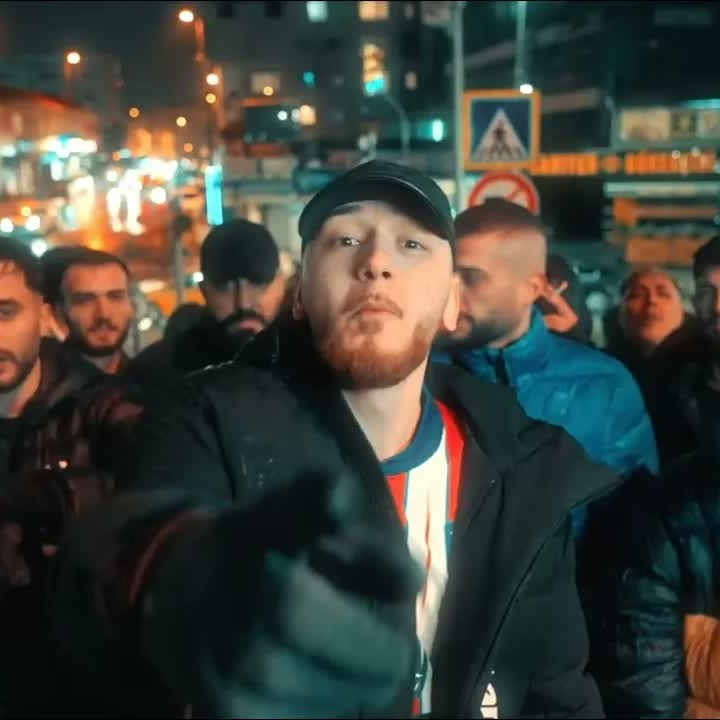
#> input picture assets/images/aktiv.jpg, 720 x 720 px; its folder holds only this picture in this run
$ python make_square_covers.py
#> lines starting #> are read from the running program, lines starting #| are printed output that depends on the picture
#> in process_to_1_to_1_square, im is the input picture: PIL image 720x720 RGB; mean R, G, B 64.4, 66.8, 59.4
import os
import glob
from PIL import Image, ImageChops

def trim_black_borders(im):
    bg = Image.new(im.mode, im.size, (0, 0, 0))
#> bg: PIL image 720x720 RGB; every value is 0
    diff = ImageChops.difference(im, bg)
    diff = ImageChops.add(diff, diff, 2.0, -100)
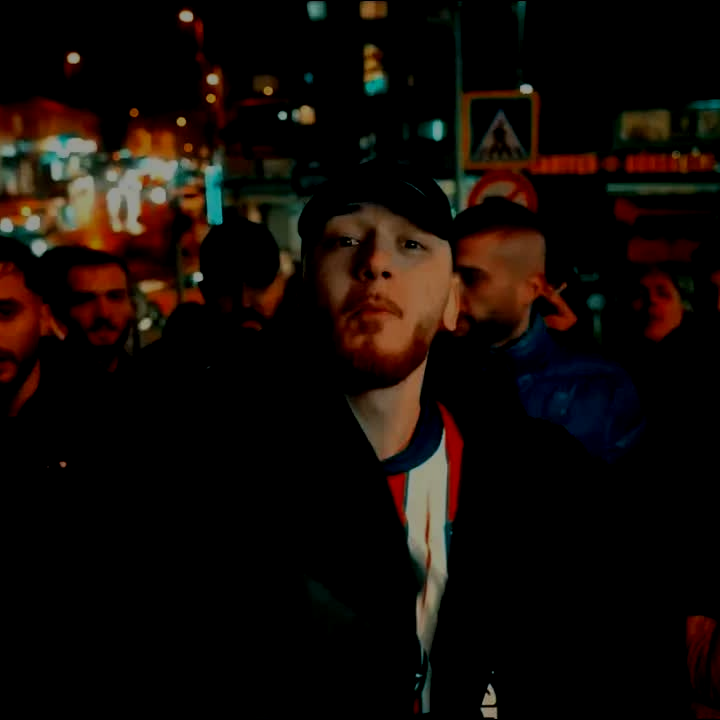
#> diff: PIL image 720x720 RGB; mean R, G, B 18.2, 10.9, 7.1
    bbox = diff.getbbox()
#> bbox = (0, 1, 720, 719)
    if bbox:
        return im.crop(bbox)
    return im

def process_to_1_to_1_square(img_path):
    try:
        with Image.open(img_path) as im:
            im = im.convert("RGB")

            # Trim black letterbox bars if present
            im_trimmed = trim_black_borders(im)
            w, h = im_trimmed.size
#> w = 720; h = 718

            # Center square crop
            min_dim = min(w, h)
#> min_dim = 718
            left = (w - min_dim) // 2
#> left = 1
            top = (h - min_dim) // 2
#> top = 0
            right = left + min_dim
#> right = 719
            bottom = top + min_dim
#> bottom = 718

            square_im = im_trimmed.crop((left, top, right, bottom))

            # Standardize to 720x720 1:1
            final_im = square_im.resize((720, 720), Image.Resampling.LANCZOS)
            final_im.save(img_path, "JPEG", quality=95)
            print(f"Processed 1:1 square: {os.path.basename(img_path)}")
    except Exception as e:
        print(f"Error: {e}")

images = glob.glob("public/assets/images/*.jpg")
for img_path in images:
    process_to_1_to_1_square(img_path)

print(f"All {len(images)} covers are now true 1:1 square!")

$ run again, on assets/images/azdan_az_coktan_cok.jpg
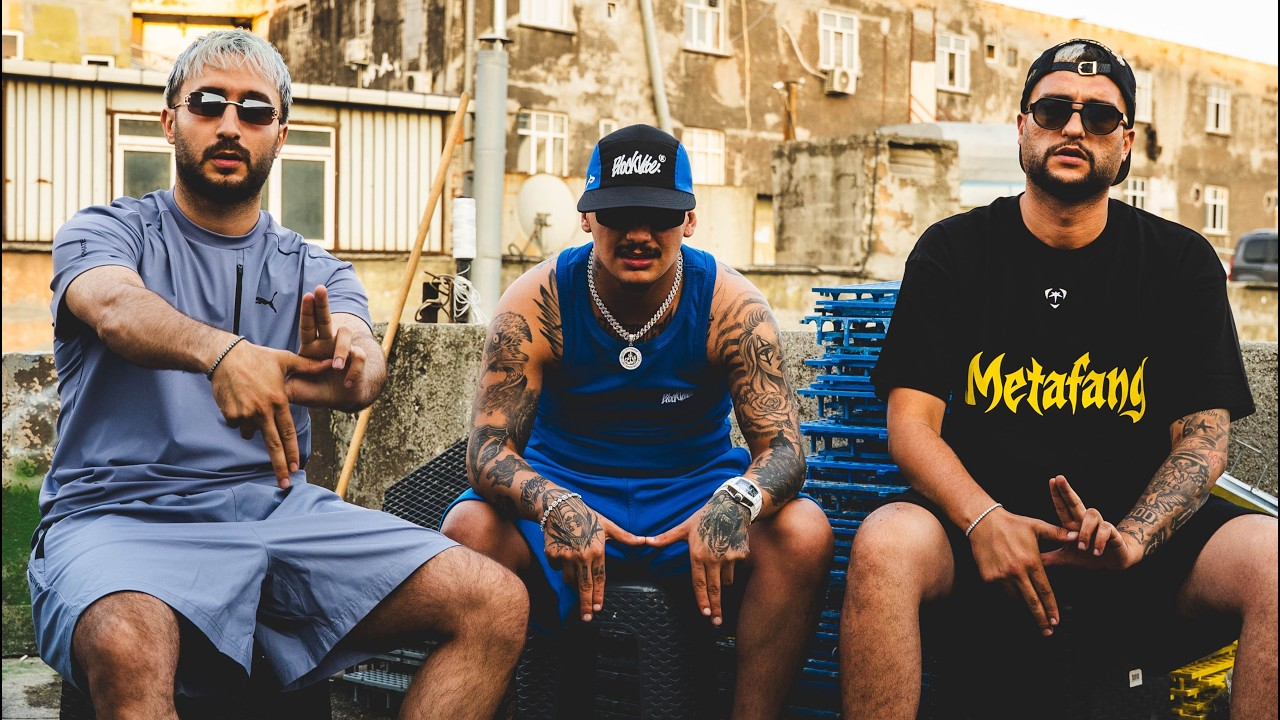
#> input picture assets/images/azdan_az_coktan_cok.jpg, 1280 x 720 px
#> in process_to_1_to_1_square, im is the input picture: PIL image 1280x720 RGB; mean R, G, B 127, 113.6, 100.7
#> bg: PIL image 1280x720 RGB; every value is 0
#> in trim_black_borders, `diff = ImageChops.add(diff, diff, 2.0, -100)`:
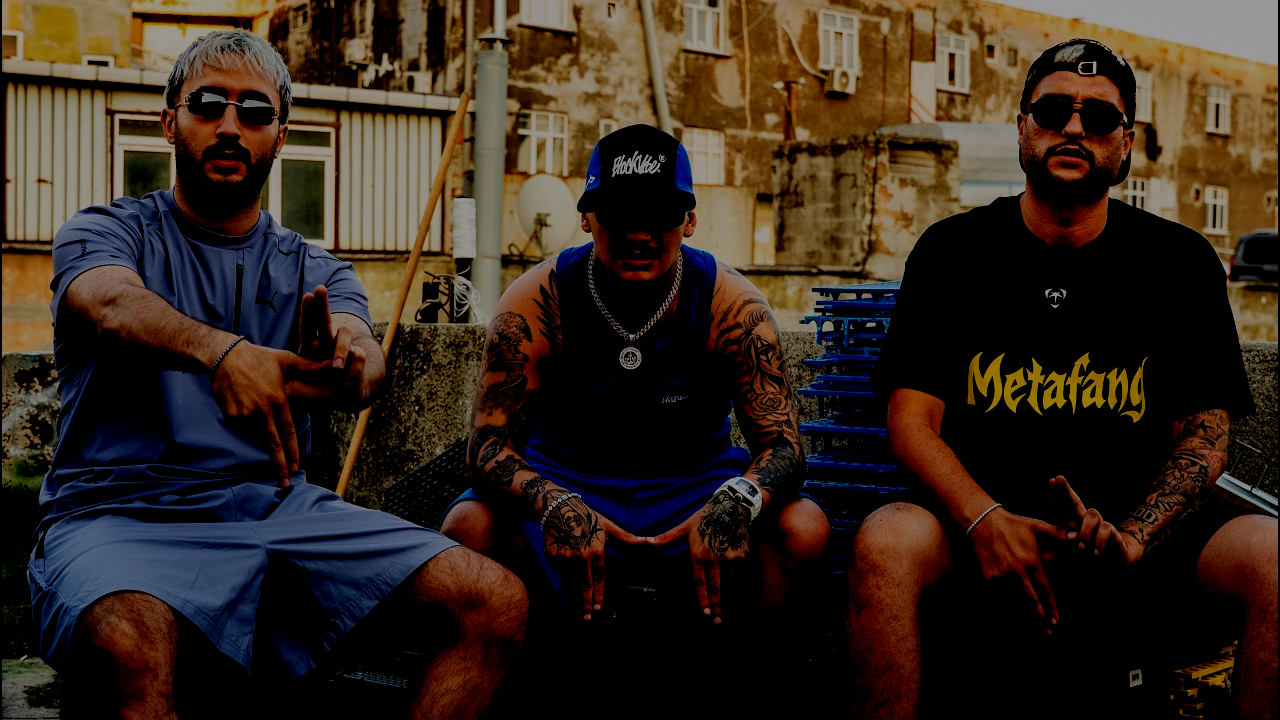
#> diff: PIL image 1280x720 RGB; mean R, G, B 52.3, 39.1, 29.3
#> bbox = (2, 0, 1278, 720)
#> in process_to_1_to_1_square, `square_im = im_trimmed.crop((left, top, right, bottom))`:
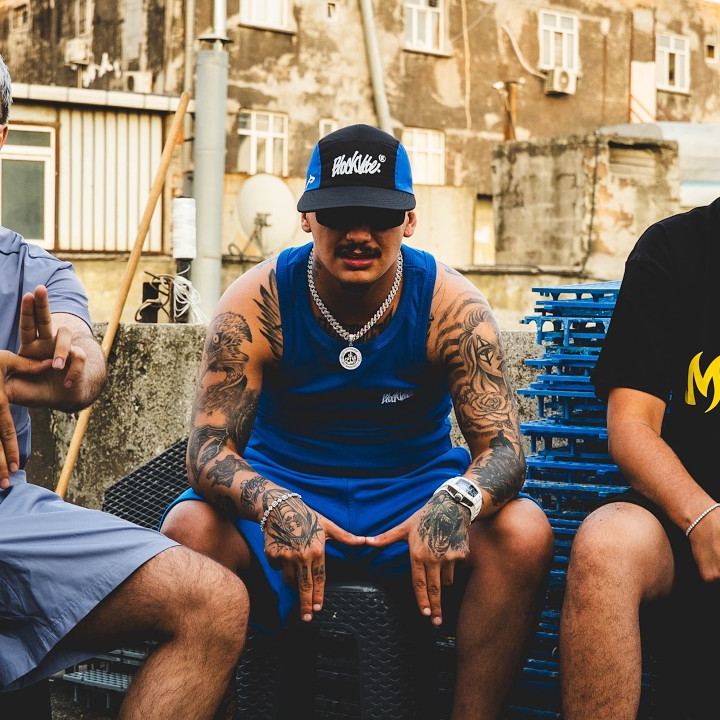
#> square_im: PIL image 720x720 RGB; mean R, G, B 128.1, 114, 100.2

$ run again, on assets/images/bak_ne_dicem.jpg
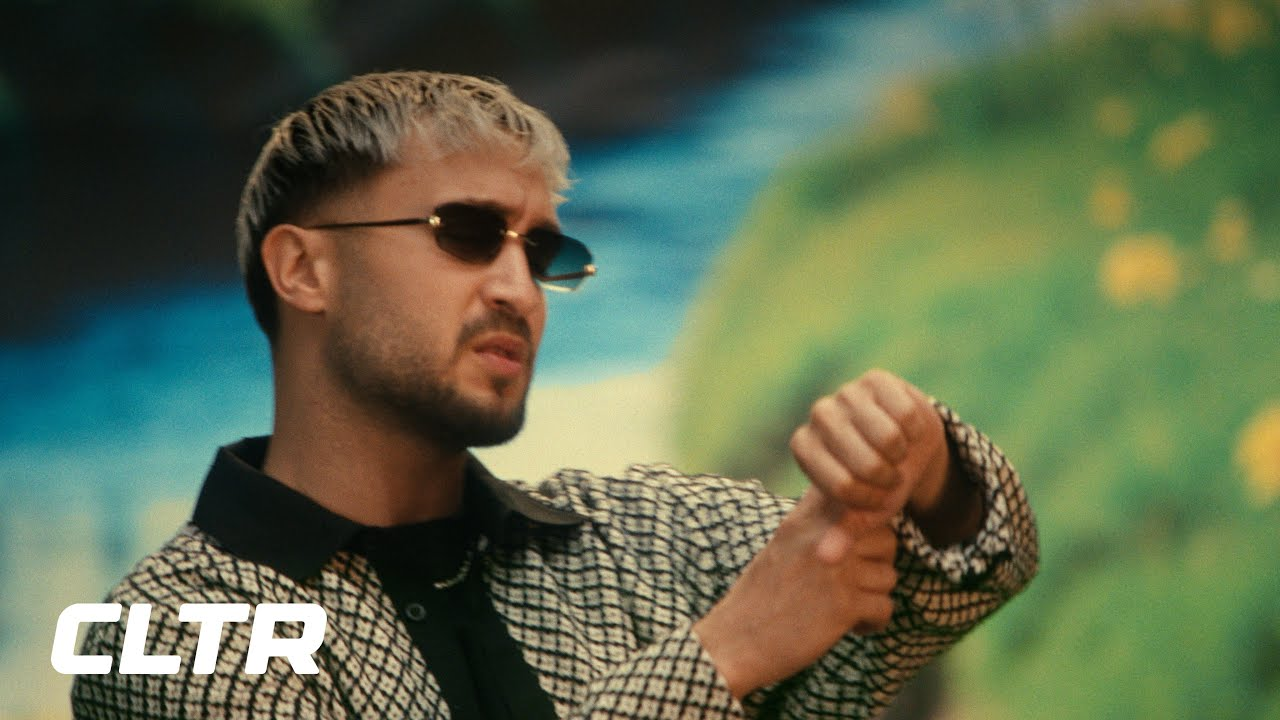
#> input picture assets/images/bak_ne_dicem.jpg, 1280 x 720 px
#> in process_to_1_to_1_square, im is the input picture: PIL image 1280x720 RGB; mean R, G, B 93.8, 104.9, 76.8
#> bg: PIL image 1280x720 RGB; every value is 0
#> in trim_black_borders, `diff = ImageChops.add(diff, diff, 2.0, -100)`:
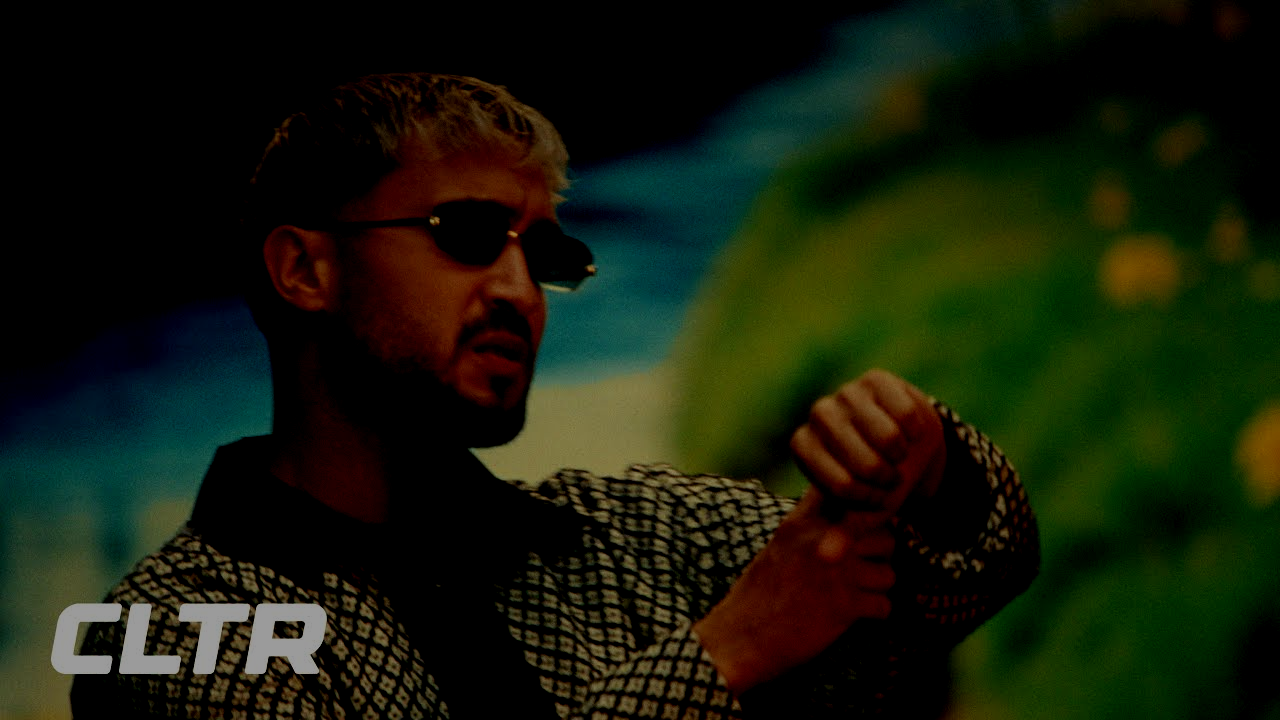
#> diff: PIL image 1280x720 RGB; mean R, G, B 21.3, 27.1, 10.7
#> bbox = (0, 0, 1280, 720)
#> in process_to_1_to_1_square, `square_im = im_trimmed.crop((left, top, right, bottom))`:
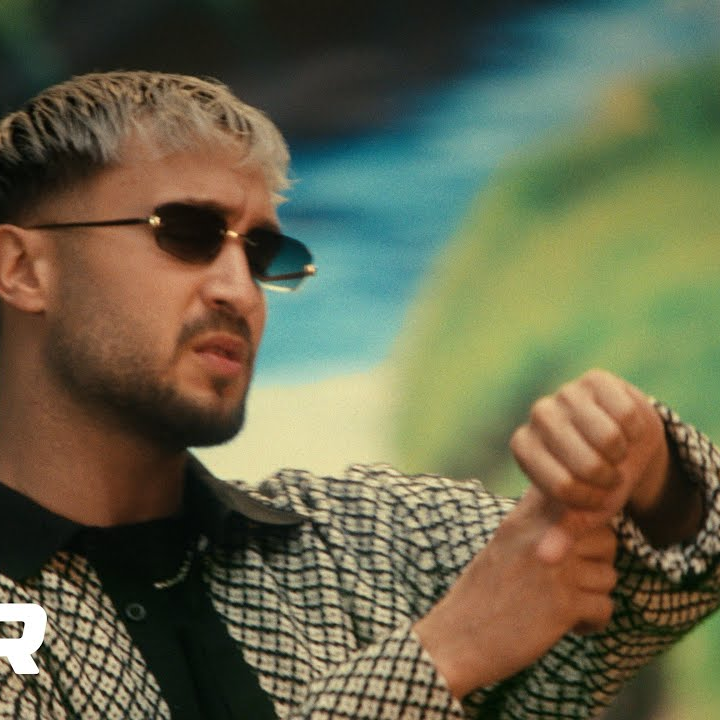
#> square_im: PIL image 720x720 RGB; mean R, G, B 103.5, 102.3, 76

$ run again, on assets/images/bak_ne_di̇cem.jpg
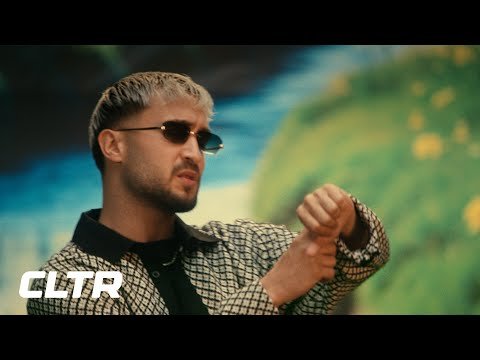
#> input picture assets/images/bak_ne_di̇cem.jpg, 480 x 360 px
#> in process_to_1_to_1_square, im is the input picture: PIL image 480x360 RGB; mean R, G, B 70.4, 78.7, 57.7
#> bg: PIL image 480x360 RGB; every value is 0
#> in trim_black_borders, `diff = ImageChops.add(diff, diff, 2.0, -100)`:
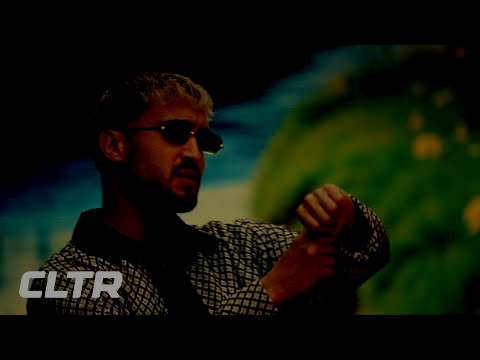
#> diff: PIL image 480x360 RGB; mean R, G, B 15.8, 20.3, 8.2
#> bbox = (0, 45, 480, 315)
#> in process_to_1_to_1_square, `final_im = square_im.resize((720, 720), Image.Resampling.LANCZOS)`:
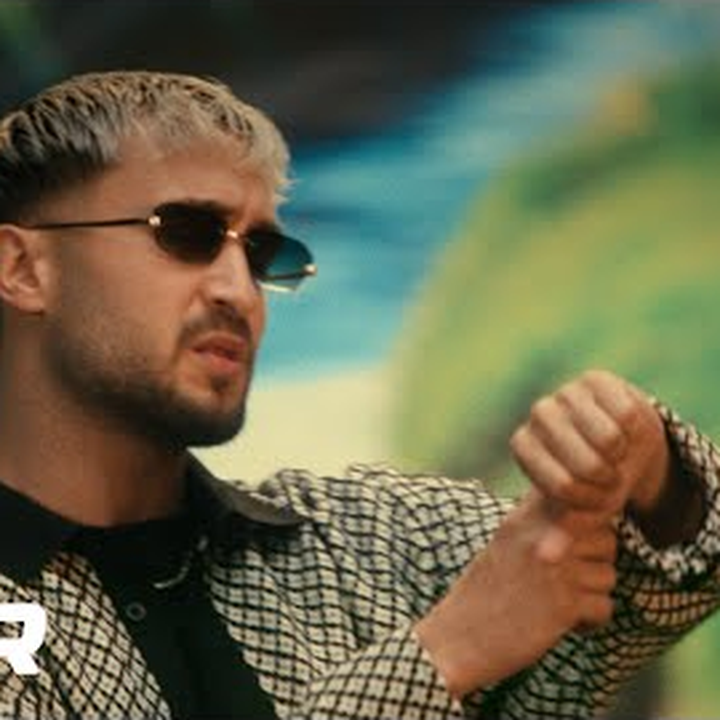
#> final_im: PIL image 720x720 RGB; mean R, G, B 103.5, 102.3, 76.1

$ run again, on assets/images/aktiv2.jpg
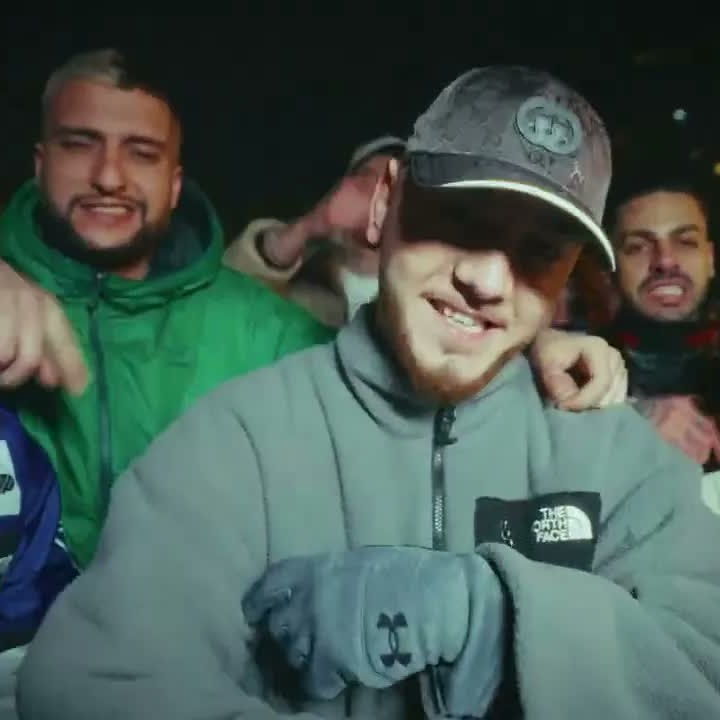
#> input picture assets/images/aktiv2.jpg, 720 x 720 px
#> in process_to_1_to_1_square, im is the input picture: PIL image 720x720 RGB; mean R, G, B 71.8, 90.3, 83.1
#> bg: PIL image 720x720 RGB; every value is 0
#> in trim_black_borders, `diff = ImageChops.add(diff, diff, 2.0, -100)`:
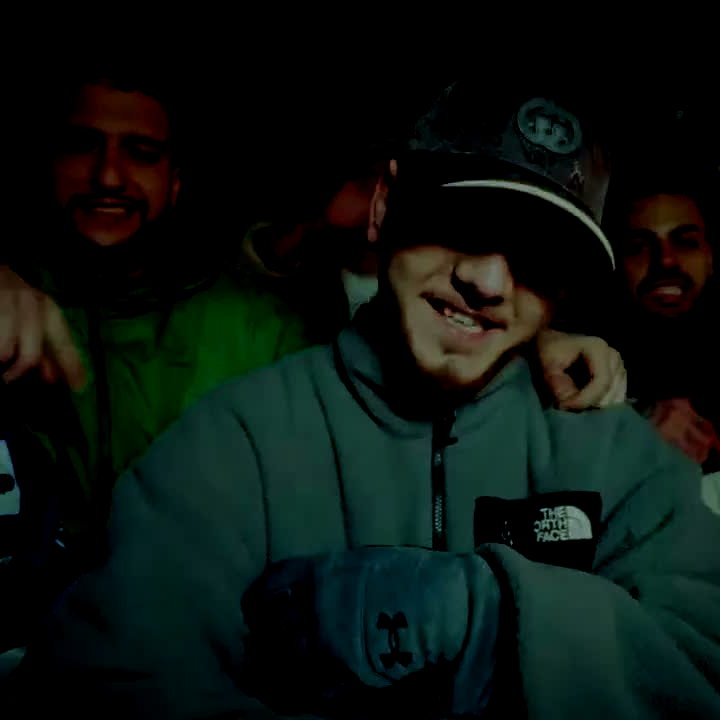
#> diff: PIL image 720x720 RGB; mean R, G, B 9.6, 18.9, 14.9
#> bbox = (0, 76, 720, 720)
#> in process_to_1_to_1_square, `square_im = im_trimmed.crop((left, top, right, bottom))`:
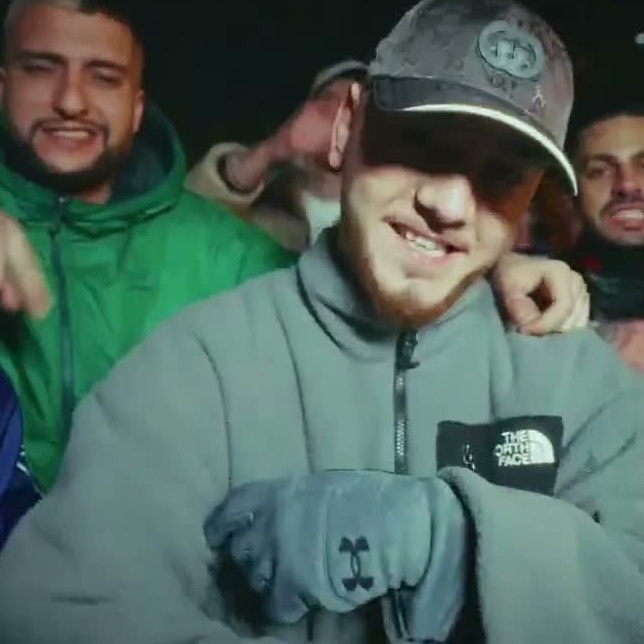
#> square_im: PIL image 644x644 RGB; mean R, G, B 80, 101, 92.7
